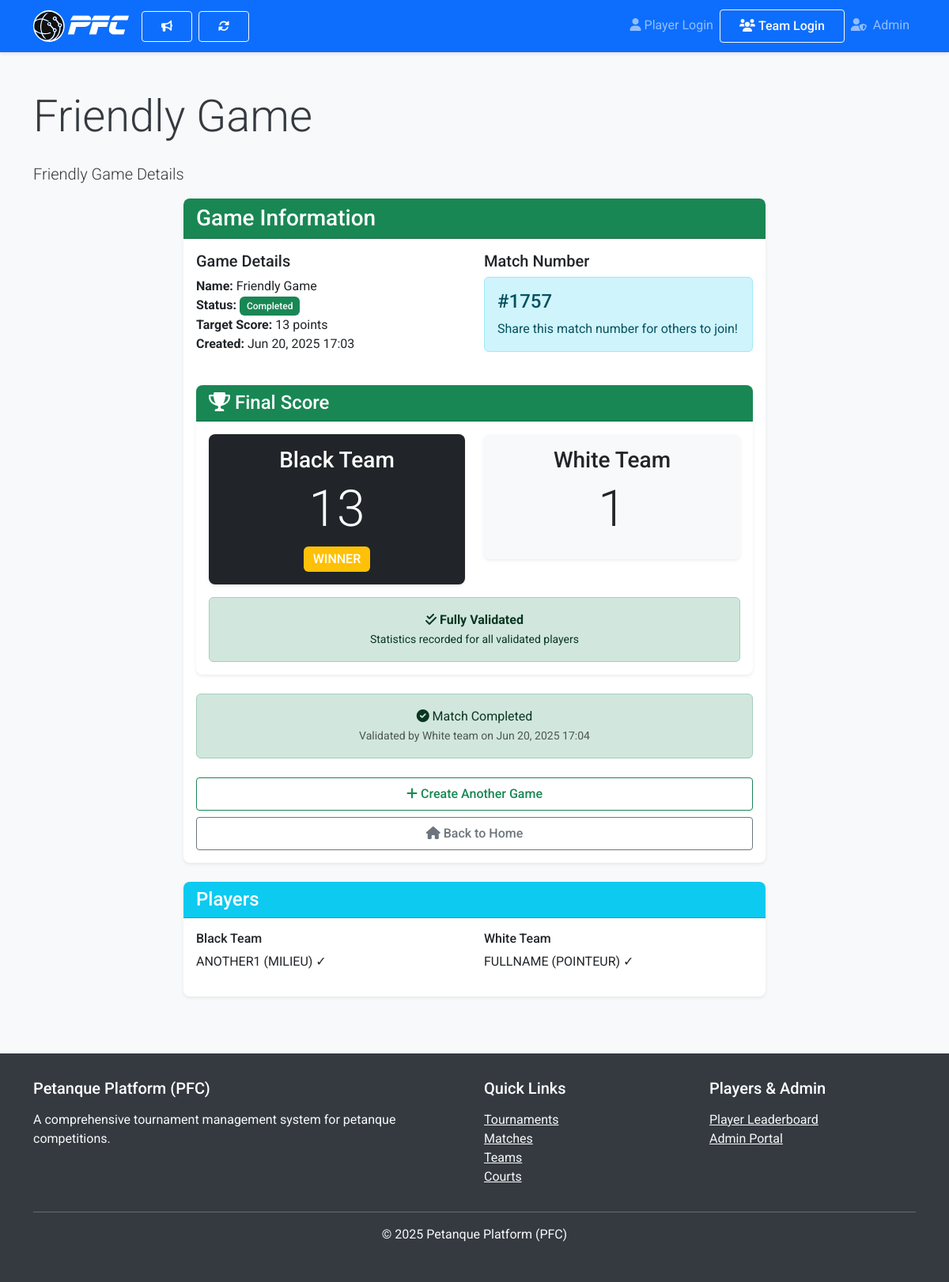
Page /friendly-games/2/ on the committed database.
### friendly_games/models.py (models this page shows, shortened)
class FriendlyGame(models.Model):
    GAME_STATUS_CHOICES = [
        ('DRAFT', 'Draft'),
        ('WAITING_FOR_PLAYERS', 'Waiting for Players'),
        ('READY', 'Ready to Play'),
        ('ACTIVE', 'In Progress'),
        ('COMPLETED', 'Completed'),
        ('CANCELLED', 'Cancelled'),
        ('EXPIRED', 'Expired'),
    ]
    VALIDATION_CHOICES = [
        ('NOT_VALIDATED', 'Not Validated'),
        ('PARTIALLY_VALIDATED', 'Partially Validated'),
        ('FULLY_VALIDATED', 'Fully Validated'),
    ]
    name = models.CharField(max_length=100, help_text="Friendly game name/description")
    game_pin = models.CharField(
        max_length=6,
        unique=True,
        null=True,
        blank=True,
        help_text="Legacy 6-digit PIN for this game"
    )
    match_number = models.CharField(
        max_length=4,
        unique=True,
        null=True,
        blank=True,
        help_text="4-digit match number for joining"
    )
    expires_at = models.DateTimeField(
        null=True,
        blank=True,
        help_text="When this match number expires"
    )
    validation_status = models.CharField(
        max_length=20,
        choices=VALIDATION_CHOICES,
        default='NOT_VALIDATED',
        help_text="Validation level based on codename usage"
    )
    status = models.CharField(
        max_length=20,
        choices=GAME_STATUS_CHOICES,
        default='WAITING_FOR_PLAYERS'
    )
    target_score = models.PositiveIntegerField(default=13, help_text="Points needed to win")
    created_at = models.DateTimeField(auto_now_add=True)
    started_at = models.DateTimeField(null=True, blank=True)
    completed_at = models.DateTimeField(null=True, blank=True)
    black_team_score = models.PositiveIntegerField(default=0)
    white_team_score = models.PositiveIntegerField(default=0)
    class Meta:
        verbose_name = "Friendly Game"
        verbose_name_plural = "Friendly Games"

class FriendlyGameResult(models.Model):
    VALIDATION_ACTION_CHOICES = [
        ('agree', 'Agree with Result'),
        ('disagree', 'Disagree with Result'),
    ]
    game = models.OneToOneField(
        FriendlyGame,
        related_name="result",
        on_delete=models.CASCADE
    )
    submitted_by_team = models.CharField(
        max_length=10,
        choices=[('BLACK', 'Black Team'), ('WHITE', 'White Team')],
        help_text="Which team submitted the result"
    )
    validated_by_team = models.CharField(
        max_length=10,
        choices=[('BLACK', 'Black Team'), ('WHITE', 'White Team')],
        null=True,
        blank=True,
        help_text="Which team validated the result"
    )
    validation_action = models.CharField(
        max_length=10,
        choices=VALIDATION_ACTION_CHOICES,
        null=True,
        blank=True,
        help_text="Action taken by validating team"
    )
    submitter_codename = models.CharField(
        max_length=6,
        blank=True,
        help_text="Codename of player who submitted result"
    )
    validator_codename = models.CharField(
        max_length=6,
        blank=True,
        help_text="Codename of player who validated result"
    )
    submitter_verified = models.BooleanField(
        default=False,
        help_text="Whether submitter codename was verified"
    )
    validator_verified = models.BooleanField(
        default=False,
        help_text="Whether validator codename was verified"
    )
    notes = models.TextField(
        blank=True,
        help_text="Optional notes about the result"
    )
    submitted_at = models.DateTimeField(auto_now_add=True)
    validated_at = models.DateTimeField(null=True, blank=True)
    class Meta:
        verbose_name = "Friendly Game Result"
        verbose_name_plural = "Friendly Game Results"

class FriendlyGamePlayer(models.Model):
    TEAM_CHOICES = [
        ('BLACK', 'Black Team'),
        ('WHITE', 'White Team'),
    ]
    POSITION_CHOICES = [
        ('TIRER', 'Tirer'),
        ('POINTEUR', 'Pointeur'),
        ('MILIEU', 'Milieu'),
    ]
    game = models.ForeignKey(FriendlyGame, on_delete=models.CASCADE, related_name='players')
    player = models.ForeignKey(Player, on_delete=models.CASCADE)
    team = models.CharField(max_length=10, choices=TEAM_CHOICES)
    position = models.CharField(max_length=10, choices=POSITION_CHOICES)
    provided_codename = models.CharField(
        max_length=6,
        blank=True,
        help_text="Codename provided during game creation"
    )
    codename_verified = models.BooleanField(
        default=False,
        help_text="True if provided codename matches player's actual codename"
    )
    points_scored = models.PositiveIntegerField(default=0)
    games_won = models.PositiveIntegerField(default=0)
    games_lost = models.PositiveIntegerField(default=0)
    created_at = models.DateTimeField(auto_now_add=True)
    class Meta:
        verbose_name = "Friendly Game Player"
        verbose_name_plural = "Friendly Game Players"
        unique_together = ['game', 'player']

### teams/models.py (models this page shows, shortened)
class Player(models.Model):
    name = models.CharField(max_length=100)
    team = models.ForeignKey(Team, related_name='players', on_delete=models.CASCADE)
    is_captain = models.BooleanField(default=False)
    created_at = models.DateTimeField(auto_now_add=True)
    updated_at = models.DateTimeField(auto_now=True)

### friendly_games/views.py (the view)
# urls.py: path('<int:game_id>/', views.game_detail, name='game_detail'),
def game_detail(request, game_id):
    game = get_object_or_404(FriendlyGame, id=game_id)
    players = game.players.all().select_related('player', 'player__team')
    context = {
        'game': game,
        'players': players,
    }
    return render(request, 'friendly_games/game_detail.html', context)

### friendly_games/templates/friendly_games/game_detail.html (shortened to what this page needs)
{% extends 'base.html' %}
{% block content %}
<div class="container mt-4">
    <div class="row">
        <div class="col-12">
            <h1 class="display-4 mb-4">{{ game.name }}</h1>
            <p class="lead">Friendly Game Details</p>
        </div>
    </div>
    <div class="row justify-content-center">
        <div class="col-md-8">
            <div class="card">
                <div class="card-header bg-success text-white">
                    <h3 class="mb-0">Game Information</h3>
                </div>
                <div class="card-body">
                    <div class="row">
                        <div class="col-md-6">
                            <h5>Game Details</h5>
                            <ul class="list-unstyled">
                                <li><strong>Name:</strong> {{ game.name }}</li>
                                <li><strong>Status:</strong>
                                    <span class="badge
                                        {% if game.status == 'DRAFT' %}bg-secondary
                                        {% elif game.status == 'READY' %}bg-primary
                                        {% elif game.status == 'ACTIVE' %}bg-warning
                                        {% elif game.status == 'COMPLETED' %}bg-success
                                        {% else %}bg-danger{% endif %}">
                                        {{ game.get_status_display }}
                                    </span>
                                </li>
                                <li><strong>Target Score:</strong> {{ game.target_score }} points</li>
                                <li><strong>Created:</strong> {{ game.created_at|date:"M d, Y H:i" }}</li>
                            </ul>
                        </div>
                        <div class="col-md-6">
                            <h5>Match Number</h5>
                            <div class="alert alert-info">
                                {% if game.match_number %}
                                <h4 class="alert-heading">#{{ game.match_number }}</h4>
                                <p class="mb-0">Share this match number for others to join!</p>
                                {% else %}
                                <h4 class="alert-heading">No Match Number</h4>
                                <p class="mb-0">This game was created with the legacy system.</p>
                                {% endif %}
                            </div>
                        </div>
                    </div>
                    {% if game.status == 'COMPLETED' %}
                    <div class="row mt-4">
                        <div class="col-12">
                            <div class="card">
                                <div class="card-header bg-success text-white">
                                    <h4 class="mb-0">
                                        <i class="fas fa-trophy"></i> Final Score
                                    </h4>
                                </div>
                                <div class="card-body">
                                    <div class="row">
                                        <div class="col-md-6">
                                            <div class="card bg-dark text-white">
                                                <div class="card-body text-center">
                                                    <h3>Black Team</h3>
                                                    <h1 class="display-3">{{ game.black_team_score }}</h1>
                                                    {% if game.black_team_score > game.white_team_score %}
                                                        <span class="badge bg-warning fs-6">WINNER</span>
                                                    {% endif %}
                                                </div>
                                            </div>
                                        </div>
                                        <div class="col-md-6">
                                            <div class="card bg-light">
                                                <div class="card-body text-center">
                                                    <h3>White Team</h3>
                                                    <h1 class="display-3">{{ game.white_team_score }}</h1>
                                                </div>
                                            </div>
                                        </div>
                                    </div>
                                    <div class="row mt-3">
                                        <div class="col-12 text-center">
                                            <div class="alert
                                                {% if game.validation_status == 'FULLY_VALIDATED' %}alert-success
                                                {% elif game.validation_status == 'PARTIALLY_VALIDATED' %}alert-warning
                                                {% else %}alert-secondary{% endif %} mb-0">
                                                <strong>
                                                    {% if game.validation_status == 'FULLY_VALIDATED' %}
                                                        <i class="fas fa-check-double"></i> Fully Validated
                                                    {% elif game.validation_status == 'PARTIALLY_VALIDATED' %}
                                                        <i class="fas fa-check"></i> Partially Validated
                                                    {% else %}
                                                        <i class="fas fa-clock"></i> Not Validated
                                                    {% endif %}
                                                </strong>
                                                <br>
                                                <small>
                                                    {% if game.validation_status == 'FULLY_VALIDATED' %}
                                                        Statistics recorded for all validated players
                                                    {% elif game.validation_status == 'PARTIALLY_VALIDATED' %}
                                                        Statistics recorded for some players
                                                    {% else %}
                                                        No statistics recorded - casual game
                                                    {% endif %}
                                                </small>
                                            </div>
                                        </div>
                                    </div>
                                </div>
                            </div>
                        </div>
                    </div>
                    {% endif %}
                    <div class="d-grid gap-2 mt-4">
                        {% if game.status == 'WAITING_FOR_PLAYERS' %}
                        <a href="{% url 'friendly_games:start_match' game.id %}" class="btn btn-success btn-lg">
                            <i class="fas fa-play"></i> Start Match
                        </a>
                        <small class="text-muted text-center mt-2">
                            Start the match when all players are ready
                        </small>
                        {% elif game.status == 'COMPLETED' %}
                        <div class="alert alert-success text-center">
                            <i class="fas fa-check-circle"></i> Match Completed
                            {% if game.result %}
                                <br><small class="text-muted">
                                    Validated by {{ game.result.validated_by_team|title }} team
                                    on {{ game.result.validated_at|date:"M d, Y H:i" }}
                                </small>
                            {% endif %}
                        </div>
                        {% endif %}
                        <a href="{% url 'friendly_games:create_game' %}" class="btn btn-outline-success">
                            <i class="fas fa-plus"></i> Create Another Game
                        </a>
                        <a href="{% url 'home' %}" class="btn btn-outline-secondary">
                            <i class="fas fa-home"></i> Back to Home
                        </a>
                    </div>
                </div>
            </div>
        </div>
    </div>
    {% if players %}
    <div class="row justify-content-center mt-4">
        <div class="col-md-8">
            <div class="card">
                <div class="card-header bg-info text-white">
                    <h4 class="mb-0">Players</h4>
                </div>
                <div class="card-body">
                    <div class="row">
                        <div class="col-md-6">
                            <h6>Black Team</h6>
                            <ul class="list-unstyled">
                                {% for player in players %}
                                    {% if player.team == 'BLACK' %}
                                    <li>{{ player.player.name }} ({{ player.position }})
                                        {% if player.codename_verified %}✓{% else %}✗{% endif %}
                                    </li>
                                    {% endif %}
                                {% endfor %}
                            </ul>
                        </div>
                        <div class="col-md-6">
                            <h6>White Team</h6>
                            <ul class="list-unstyled">
                                {% for player in players %}
                                    {% if player.team == 'WHITE' %}
                                    <li>{{ player.player.name }} ({{ player.position }})
                                        {% if player.codename_verified %}✓{% else %}✗{% endif %}
                                    </li>
                                    {% endif %}
                                {% endfor %}
                            </ul>
                        </div>
                    </div>
                </div>
            </div>
        </div>
    </div>
    {% endif %}
</div>
{% endblock %}

### rows in the picture
FriendlyGame: name "Friendly Game", status "Completed", target_score "13", created_at "Jun 20, 2025 17:03", match_number "1757", black_team_score "13", white_team_score "1", result.validated_by_team "White", result.validated_at "Jun 20, 2025 17:04"
FriendlyGamePlayer: player.name "ANOTHER1", position "MILIEU"
FriendlyGamePlayer: player.name "FULLNAME", position "POINTEUR"
